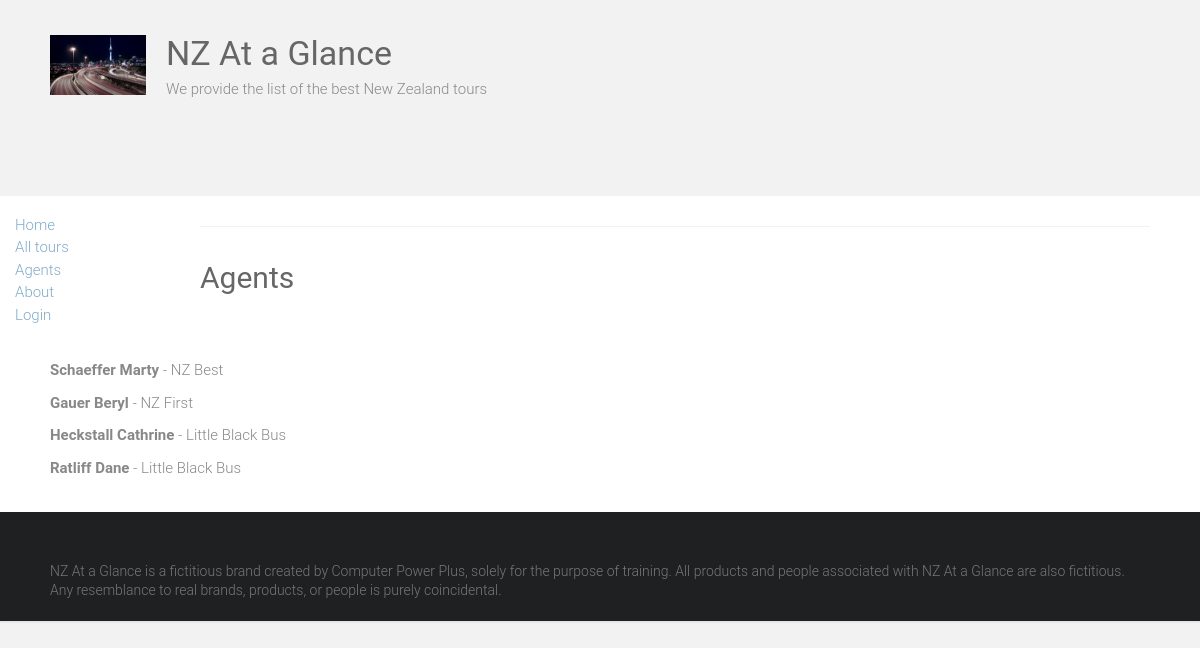
Page /home/agents/ on the committed database.
### home/models.py (models this page shows, shortened)
class Agent(models.Model):
    PROVIDER_CHOICES =(
        ('NZ Best', 'NZ Best Tour Company'),
        ('NZ First', 'New Zealand First Bus Tours'),
        ('Little Black Bus', 'Little Black Bus Individual Tours')
    )
    first_name = models.CharField(max_length=50)
    last_name = models.CharField(max_length=50)
    agent_username = models.CharField(max_length=30)
    email_address = models.CharField(max_length=30)
    phone_number = models.CharField(max_length=15)
    provider = models.CharField(choices=PROVIDER_CHOICES, max_length=30)

### home/views.py (the view)
# urls.py: path('agents/', views.AgentListView.as_view(), name = 'agents'),
class AgentListView(generic.ListView):
    model = Agent
    paginate_by = 10

### home/templates/home/agent_list.html
{% extends "base.html" %}
{% block content %}
    <h1>Agents</h1>
    <br><br>
    {% if agent_list %}
    <ul>
      {% for agent in agent_list %}
      <div class="agentname">
        <a href="{% url 'agent_detail' agent.id %}">
          <p><strong>{{agent.last_name|capfirst}} {{agent.first_name|capfirst}}</strong> - {{agent.provider}} </p>
        </a>
      </div>
      {% endfor %}
      <br>
    </ul>
    {% else %}
      <p>There are no agents to display.</p>
    {% endif %}
{% endblock %}

### static/style.css (style rules this page uses)
html, body, div, span, applet, object, iframe, h1, h2, h3, h4, h5, h6, p, blockquote, pre, a, abbr, acronym, address, big, cite, code, del, dfn, em, font, ins, kbd, q, s, samp, small, strike, strong, sub, sup, tt, var, dl, dt, dd, ol, ul, li, fieldset, form, label, legend, table, caption, tbody, tfoot, thead, tr, th, td { border: 0; font: inherit; font-size: 100%; font-style: inherit; font-weight: inherit; margin: 0; outline: 0; padding: 0; vertical-align: baseline; }
html { overflow-y: scroll; -webkit-text-size-adjust: 100%; -ms-text-size-adjust: 100%; }
h1, h2, h3, h4, h5, h6 { color: #666666; line-height: 1.4; padding-bottom: 15px; font-weight: normal; }
h1 { font-size: 30px; }
body, button, input, select, textarea { color: #888888; font-size: 15px; line-height: 1.5; font-family: 'Roboto', sans-serif; font-weight: 300; }
p { color: #888888; font-size: 15px; line-height: 1.5; margin-bottom: 15px; font-weight: 300; }
ul, ol { list-style: none; }
body { background: #f2f2f2; }
strong { font-weight: bold; }
a { color: #80abc8; text-decoration: none; -webkit-transition: 0.25s ease-in-out; -moz-transition: 0.25s ease-in-out; transition: 0.25s ease-in-out; -ms-transition: 0.25s ease-in-out; -o-transition: 0.25s ease-in-out; }
body { padding-top: 30px; padding-bottom: 30px; }
body.wide { padding-top: 0; padding-bottom: 0; }
.single-page p { margin-bottom: 10px; }

### rows in the picture
Agent: last_name "Schaeffer", first_name "Marty", provider "NZ Best"
Agent: last_name "Gauer", first_name "Beryl", provider "NZ First"
Agent: last_name "Heckstall", first_name "Cathrine", provider "Little Black Bus"
Agent: last_name "Ratliff", first_name "Dane", provider "Little Black Bus"
